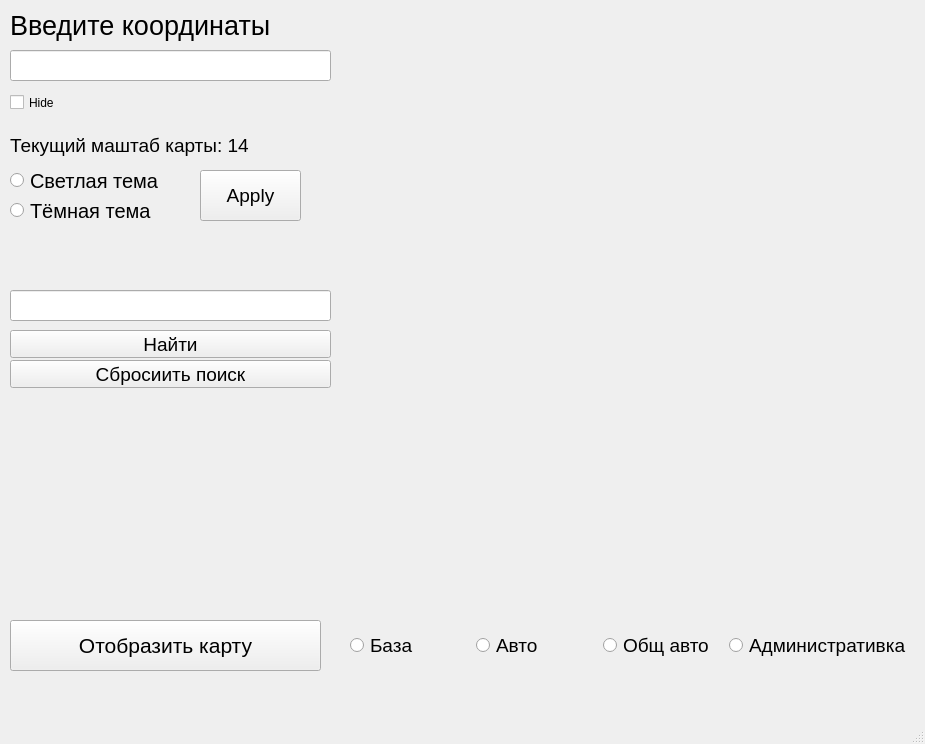
<?xml version="1.0" encoding="UTF-8"?>
<ui version="4.0">
 <class>MainWindow</class>
 <widget class="QMainWindow" name="MainWindow">
  <property name="geometry">
   <rect>
    <x>0</x>
    <y>0</y>
    <width>925</width>
    <height>744</height>
   </rect>
  </property>
  <property name="windowTitle">
   <string>MainWindow</string>
  </property>
  <widget class="QWidget" name="centralwidget">
   <widget class="QLabel" name="map_field_lbl">
    <property name="geometry">
     <rect>
      <x>350</x>
      <y>30</y>
      <width>541</width>
      <height>581</height>
     </rect>
    </property>
    <property name="text">
     <string/>
    </property>
   </widget>
   <widget class="QLabel" name="pls_coordinates_lbl">
    <property name="geometry">
     <rect>
      <x>10</x>
      <y>10</y>
      <width>281</width>
      <height>31</height>
     </rect>
    </property>
    <property name="font">
     <font>
      <pointsize>20</pointsize>
     </font>
    </property>
    <property name="text">
     <string>Введите координаты</string>
    </property>
   </widget>
   <widget class="QLineEdit" name="get_coord_led">
    <property name="geometry">
     <rect>
      <x>10</x>
      <y>50</y>
      <width>321</width>
      <height>31</height>
     </rect>
    </property>
   </widget>
   <widget class="QPushButton" name="display_btn">
    <property name="geometry">
     <rect>
      <x>10</x>
      <y>620</y>
      <width>311</width>
      <height>51</height>
     </rect>
    </property>
    <property name="font">
     <font>
      <pointsize>16</pointsize>
     </font>
    </property>
    <property name="text">
     <string>Отобразить карту</string>
    </property>
   </widget>
   <widget class="QCheckBox" name="get_coord_led_chb">
    <property name="geometry">
     <rect>
      <x>10</x>
      <y>90</y>
      <width>61</width>
      <height>25</height>
     </rect>
    </property>
    <property name="text">
     <string>Hide </string>
    </property>
   </widget>
   <widget class="QLabel" name="current_scale_lbl">
    <property name="geometry">
     <rect>
      <x>10</x>
      <y>130</y>
      <width>311</width>
      <height>31</height>
     </rect>
    </property>
    <property name="font">
     <font>
      <pointsize>14</pointsize>
     </font>
    </property>
    <property name="text">
     <string>Текущий маштаб карты: 14</string>
    </property>
   </widget>
   <widget class="QRadioButton" name="light_theme_rbt">
    <property name="geometry">
     <rect>
      <x>10</x>
      <y>170</y>
      <width>251</width>
      <height>21</height>
     </rect>
    </property>
    <property name="font">
     <font>
      <pointsize>15</pointsize>
     </font>
    </property>
    <property name="text">
     <string>Светлая тема</string>
    </property>
   </widget>
   <widget class="QRadioButton" name="dark_theme_rbt">
    <property name="geometry">
     <rect>
      <x>10</x>
      <y>200</y>
      <width>251</width>
      <height>21</height>
     </rect>
    </property>
    <property name="font">
     <font>
      <pointsize>15</pointsize>
     </font>
    </property>
    <property name="text">
     <string>Тёмная тема</string>
    </property>
   </widget>
   <widget class="QPushButton" name="apply_them_btn">
    <property name="geometry">
     <rect>
      <x>200</x>
      <y>170</y>
      <width>101</width>
      <height>51</height>
     </rect>
    </property>
    <property name="font">
     <font>
      <pointsize>14</pointsize>
     </font>
    </property>
    <property name="text">
     <string>Apply</string>
    </property>
   </widget>
   <widget class="QWidget" name="horizontalLayoutWidget">
    <property name="geometry">
     <rect>
      <x>350</x>
      <y>620</y>
      <width>561</width>
      <height>51</height>
     </rect>
    </property>
    <layout class="QHBoxLayout" name="map_type_layout">
     <item>
      <widget class="QRadioButton" name="base_rbt">
       <property name="font">
        <font>
         <pointsize>14</pointsize>
        </font>
       </property>
       <property name="text">
        <string>База</string>
       </property>
      </widget>
     </item>
     <item>
      <widget class="QRadioButton" name="car_rbt">
       <property name="font">
        <font>
         <pointsize>14</pointsize>
        </font>
       </property>
       <property name="text">
        <string>Авто</string>
       </property>
      </widget>
     </item>
     <item>
      <widget class="QRadioButton" name="public_car_rbt">
       <property name="font">
        <font>
         <pointsize>14</pointsize>
        </font>
       </property>
       <property name="text">
        <string>Общ авто</string>
       </property>
      </widget>
     </item>
     <item>
      <widget class="QRadioButton" name="admin_rbt">
       <property name="font">
        <font>
         <pointsize>14</pointsize>
        </font>
       </property>
       <property name="text">
        <string>Административка</string>
       </property>
      </widget>
     </item>
    </layout>
   </widget>
   <widget class="QLineEdit" name="search_bar_led">
    <property name="geometry">
     <rect>
      <x>10</x>
      <y>290</y>
      <width>321</width>
      <height>31</height>
     </rect>
    </property>
   </widget>
   <widget class="QPushButton" name="find_object_btn">
    <property name="geometry">
     <rect>
      <x>10</x>
      <y>330</y>
      <width>321</width>
      <height>28</height>
     </rect>
    </property>
    <property name="font">
     <font>
      <pointsize>14</pointsize>
     </font>
    </property>
    <property name="text">
     <string>Найти</string>
    </property>
   </widget>
   <widget class="QPushButton" name="drop_search_btn">
    <property name="geometry">
     <rect>
      <x>10</x>
      <y>360</y>
      <width>321</width>
      <height>28</height>
     </rect>
    </property>
    <property name="font">
     <font>
      <pointsize>14</pointsize>
     </font>
    </property>
    <property name="text">
     <string>Сбросиить поиск</string>
    </property>
   </widget>
  </widget>
  <widget class="QMenuBar" name="menubar">
   <property name="geometry">
    <rect>
     <x>0</x>
     <y>0</y>
     <width>925</width>
     <height>26</height>
    </rect>
   </property>
  </widget>
  <widget class="QStatusBar" name="statusbar"/>
 </widget>
 <resources/>
 <connections/>
</ui>
